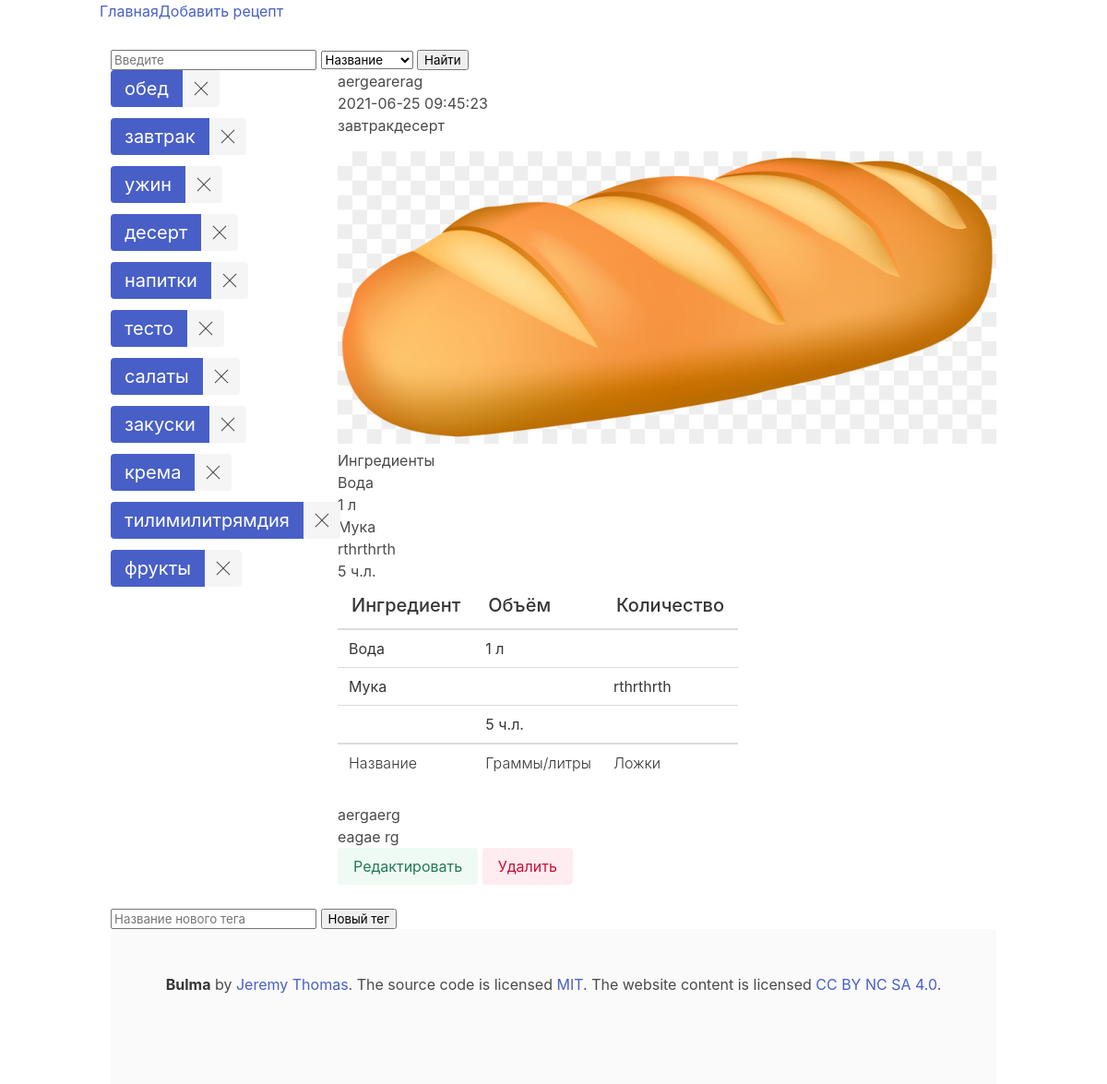
The page /aergearerag on the database its author committed.
### tables this page shows
CREATE TABLE tags (
    id INTEGER PRIMARY KEY AUTOINCREMENT,
    title varchar(32) not null
);

CREATE TABLE recipes (id INTEGER PRIMARY KEY AUTOINCREMENT, created TIMESTAMP NOT NULL DEFAULT CURRENT_TIMESTAMP, title varchar (32) NOT NULL, url varchar (64) NOT NULL, tags varchar (64) NOT NULL, recipe text NOT NULL, image VARCHAR (255), source VARCHAR (512));

CREATE TABLE ingredients (id INTEGER PRIMARY KEY AUTOINCREMENT NOT NULL, recipe_id INTEGER NOT NULL, ingredient VARCHAR (64) NOT NULL, quantity VARCHAR (64), quantity_spoon VARCHAR (64));

### main.py (the view)
@app.route('/<recipe_url>')
def recipe(recipe_url):
    recipe_content = databaseGet.get_one_post_with_url(str(recipe_url))
    tags = databaseGet.get_all_tags()
    ttr = databaseGet.get_tags_to_recipe(recipe_url)
    ingredients = databaseGet.get_ingredients_to_recipe_by_recipe_id(recipe_content['id'])
    return render_template('recipe.html', tags=tags, tags_to_recipe=ttr, recipe=recipe_content, ingredients=ingredients)

### src/SqlClassConnection.py (called while the page is built)
    def get_one_post_with_url(self, url):
        post = self.cursor.execute('SELECT * FROM recipes WHERE url = ?', (url,)).fetchone()
        return post

    def get_all_tags(self):
        tags = self.cursor.execute("SELECT * FROM tags").fetchall()
        return tags

    def get_tags_to_recipe(self, url):
        tags_list = []
        tags = self.cursor.execute("""SELECT * FROM tags_recipes
                                    INNER JOIN recipes ON recipes.id = tags_recipes.recipe
                                    WHERE recipes.url=?""", (url,)).fetchall()
        for i in tags:
            tag = self.cursor.execute("""SELECT * FROM tags
                                                INNER JOIN tags_recipes ON tags_recipes.tag = tags.id
                                                WHERE tags.id=?""", (i['tag'],)).fetchone()
            tags_list.append(tag['title'])
        return tags_list

    def get_ingredients_to_recipe_by_recipe_id(self, recipe_id):
        ingredients = self.cursor.execute("SELECT * FROM ingredients WHERE recipe_id=?", (recipe_id,)).fetchall()
        return ingredients

### templates/recipe.html
{% extends 'base.html' %}
{% block content %}
    <h2>{% block title %} {{ recipe['title'] }} {% endblock %}</h2>
    <span class="badge badge-primary">{{ recipe['created'] }}</span>
    <div class="tags">
        {% for tag in tags_to_recipe %}
            <p>{{ tag }}</p>
        {% endfor %}
    </div>
    <div>
        <img src="{{ recipe['image'] }}" alt="img">
    </div>
    <div id="inputing">
        <h4>Ингредиенты</h4>
        {% for key in ingredients %}
            <div>
                <p>{{ key['ingredient'] }}</p>
                <p>{{ key['quantity'] }}</p>
                <p>{{ key['quantity_spoon'] }}</p>
            </div>
        {% endfor %}
    </div>
    <table class="table">
        <thead>
          <tr>
            <th class="is-size-5 has-text-weight-medium">Ингредиент</th>
            <th class="is-size-5 has-text-weight-medium">Объём</th>
            <th class="is-size-5 has-text-weight-medium">Количество</th>
          </tr>
        </thead>
        <tfoot>
            <tr>
              <th class="has-text-weight-light is-size-6">Название</th>
              <th class="has-text-weight-light is-size-6">Граммы/литры</th>
              <th class="has-text-weight-light is-size-6">Ложки</th>
            </tr>
          </tfoot>
        <tbody>
            {% for key in ingredients %}
            <tr>
                <td>{{ key['ingredient'] }}</td>
                <td>{{ key['quantity'] }}</td>
                <td>{{ key['quantity_spoon'] }}</td>
            </tr>
            {% endfor %}
        </tbody>
    </table>
    <div class="recipe">
        {{ recipe['recipe'] }}
    </div>
    <p>{{ recipe['source'] }}</p>
    <div class="is-right">
        <a href="{{ recipe['url'] }}/edit" class="button is-success is-light">Редактировать</a>
        <a href="{{ recipe['url'] }}/delete" class="button is-danger is-light">Удалить</a>
    </div>
{% endblock %}

### templates/base.html (shortened to what this page needs)
<!doctype html>
<html lang="ru">
    <head>
        <link rel="stylesheet" href="../static/css/bulma.css">
    </head>
    <body>
        <div class="container">
            <nav class="navbar">
                <a class="navbar-brand" href="{{ url_for('index')}}">Главная</a>
                <div class="collapse navbar-collapse" id="navbarNav">
                    <ul class="navbar-nav">
                        <li class="nav-item">
                            <a class="nav-link" href="{{url_for('create')}}">Добавить рецепт</a>
                        </li>
                    </ul>
                </div>
            </nav>
            <div class="search">
                <label>
                    <input class="search_input" type="text" name="search_content" placeholder="Введите">
                    <select id="type_input">
                        <option value="title">Название</option>
                    </select>
                    <input type="button" value="Найти" onclick="search_generate_url()">
                </label>
            </div>
            <div class="columns">
                <div class="column is-one-quarterd tags">
                    <div class="field is-grouped is-grouped-multiline">
                        {% for tag in tags %}
                            <div class="control">
                                <div class="tags has-addons are-large">
                                    <a class="tag is-link" href="search?tag={{ tag['id'] }}">{{ tag['title'] }}</a>
                                    <a class="tag is-delete" href="{{ tag['id'] }}/delete"></a>
                                </div>
                            </div>
                        {% endfor %}
                    </div>
                </div>
                <div class="column is-three-quarters">
                        {% block content %}
                        {% endblock %}
                </div>
            </div>
            <form action="/create_tag" method="post">
                <label>
                    <input type="text" name="new_tag" placeholder="Название нового тега">
                </label>
                <input type="submit" value="Новый тег">
            </form>
        <footer class="footer">
            <div class="content has-text-centered">
            <p>
                <strong>Bulma</strong> by <a href="https://jgthms.com">Jeremy Thomas</a>. The source code is licensed
                <a href="http://opensource.org/licenses/mit-license.php">MIT</a>. The website content
                is licensed <a href="http://creativecommons.org/licenses/by-nc-sa/4.0/">CC BY NC SA 4.0</a>.
            </p>
            </div>
        </footer>
    </body>
</html>

### rows shown on the page
tags: title "обед"
tags: title "завтрак"
tags: title "ужин"
tags: title "десерт"
tags: title "напитки"
tags: title "тесто"
tags: title "салаты"
tags: title "закуски"
tags: title "крема"
tags: title "тилимилитрямдия"
tags: title "фрукты"
recipes: title "aergearerag", created "2021-06-25 09:45:23", image (picture), recipe "aergaerg", source "eagae rg"
ingredients: ingredient "Вода", quantity "1 л"
ingredients: ingredient "Мука", quantity_spoon "rthrthrth"
ingredients: quantity "5 ч.л."
